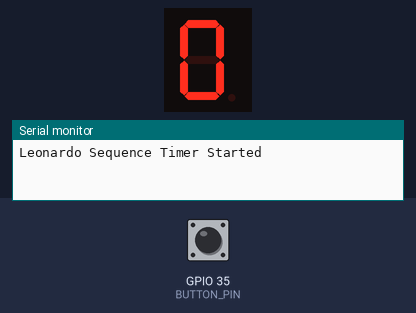
Bench run of a program on a simulated ESP32-S3. Shown: 1-digit seven-segment display, the last lines printed to the serial monitor. Wiring (inferred from the names in the program): decade counter: clock GPIO 38; reset GPIO 37; 1-digit 7-segment display, segments lit when HIGH: segments Q0, Q1, Q2, Q3, Q4, Q5, Q6. The test bench sets the inputs (shaded band); at power-on: GPIO 35 (BUTTON_PIN) HIGH. The segment pins are drawn as the display they are named for.

Above: at 0.1 s.
At 1.6 s:
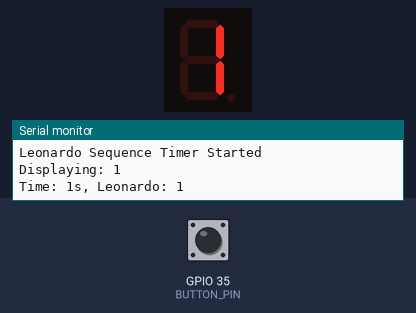
1.7 s: GPIO 35 (BUTTON_PIN) pulled LOW for 0.15 s
3.3 s: GPIO 35 (BUTTON_PIN) pulled LOW for 1 s
At 8.1 s:
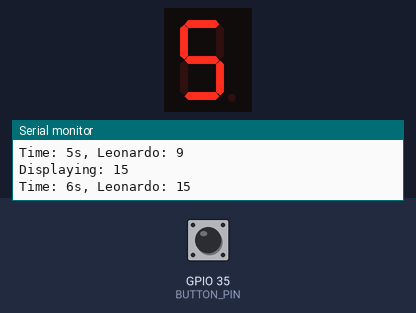
Timing chart, 0 to 9.6 s (numbered marks = the images above; inputs shaded):
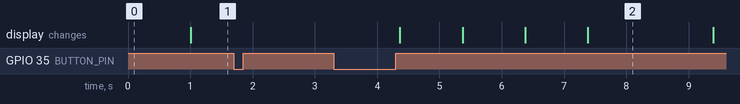

The program:

main.cpp
```cpp
#include <Arduino.h>

// Драйвер для десятков
#define CLK_TENS 36
#define RST_TENS 37

// Драйвер для единиц
#define CLK_UNITS 38
#define RST_UNITS 39

// Кнопка для паузы
#define BUTTON_PIN 35

unsigned long leonardoSequence[20];
int sequenceIndex = 0;
unsigned long lastUpdate = 0;
const unsigned long interval = 1000;
bool isRunning = true;
bool lastButtonState = HIGH;

void pulseClockCD4026(int clockPin) {
  digitalWrite(clockPin, HIGH);
  delayMicroseconds(5);
  digitalWrite(clockPin, LOW);
  delayMicroseconds(5);
}

void resetCD4026() {
  digitalWrite(RST_TENS, HIGH);
  digitalWrite(RST_UNITS, HIGH);
  delayMicroseconds(10);
  digitalWrite(RST_TENS, LOW);
  digitalWrite(RST_UNITS, LOW);
  delayMicroseconds(10);
}

void initializeCD4026() {
  pinMode(CLK_TENS, OUTPUT);
  pinMode(RST_TENS, OUTPUT);
  pinMode(CLK_UNITS, OUTPUT);
  pinMode(RST_UNITS, OUTPUT);
  resetCD4026();
}

void initializeLeonardoSequence() {
  leonardoSequence[0] = 1;
  leonardoSequence[1] = 1;
  for (int i = 2; i < 20; i++) {
    leonardoSequence[i] = leonardoSequence[i - 1] + leonardoSequence[i - 2] + 1;
  }
}

int getNextLeonardoNumber() {
  int number = leonardoSequence[sequenceIndex];
  sequenceIndex++;
  if (sequenceIndex >= 20) {
    sequenceIndex = 0; // Начинаем сначала
  }
  return number;
}

void displayNumberCD4026(int number) {
  if (number > 99)
    number = 99;
  if (number < 0)
    number = 0;

  int tens = number / 10;
  int units = number % 10;

  Serial.print("Displaying: ");
  Serial.println(number);

  resetCD4026();

  for (int i = 0; i < tens; i++) {
    pulseClockCD4026(CLK_TENS);
  }

  for (int i = 0; i < units; i++) {
    pulseClockCD4026(CLK_UNITS);
  }
}

void setup() {
  Serial.begin(115200);
  pinMode(BUTTON_PIN, INPUT_PULLUP);

  initializeCD4026();
  initializeLeonardoSequence();

  Serial.println("Leonardo Sequence Timer Started");
}

void loop() {
  // Проверка кнопки с антидребезгом
  bool currentButtonState = digitalRead(BUTTON_PIN);
  if (currentButtonState == LOW && lastButtonState == HIGH) {
    delay(50); // Антидребезг
    isRunning = !isRunning;
    Serial.println(isRunning ? "Resumed" : "Paused");
  }
  lastButtonState = currentButtonState;

  // Обновление таймера
  if (isRunning && millis() - lastUpdate >= interval) {
    lastUpdate = millis();
    int number = getNextLeonardoNumber();
    if (number > 99) {
      sequenceIndex = 0;
      number = getNextLeonardoNumber();
    }
    displayNumberCD4026(number);

    Serial.print("Time: ");
    Serial.print(sequenceIndex);
    Serial.print("s, Leonardo: ");
    Serial.println(number);
  }

  delay(10); // Небольшая задержка
}
```

Measured:
- after the input at 3.3 s, the display: first changes after 1.1 s (image 2 shows a later state)
